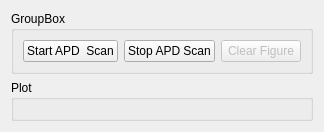
      <widget class="QWidget" name="plot2d_tab">
       <attribute name="title">
        <string>2D Graph</string>
       </attribute>
       <layout class="QVBoxLayout" name="plot2d_layout" stretch="0,1">
        <item>
         <widget class="QGroupBox" name="groupBox_12">
          <property name="title">
           <string>GroupBox</string>
          </property>
          <layout class="QGridLayout" name="gridLayout_17">
           <item row="0" column="0">
            <widget class="QPushButton" name="scan_apd_start_pushButton">
             <property name="text">
              <string>Start APD  Scan</string>
             </property>
            </widget>
           </item>
           <item row="0" column="1">
            <widget class="QPushButton" name="scan_apd_stop_pushButton">
             <property name="text">
              <string>Stop APD Scan</string>
             </property>
            </widget>
           </item>
           <item row="0" column="2">
            <widget class="QPushButton" name="clearfig_pushButton">
             <property name="enabled">
              <bool>false</bool>
             </property>
             <property name="text">
              <string>Clear Figure</string>
             </property>
            </widget>
           </item>
          </layout>
         </widget>
        </item>
        <item>
         <widget class="QGroupBox" name="plot2d_widget">
          <property name="title">
           <string>Plot</string>
          </property>
          <layout class="QVBoxLayout" name="verticalLayout_24"/>
         </widget>
        </item>
       </layout>
      </widget>
